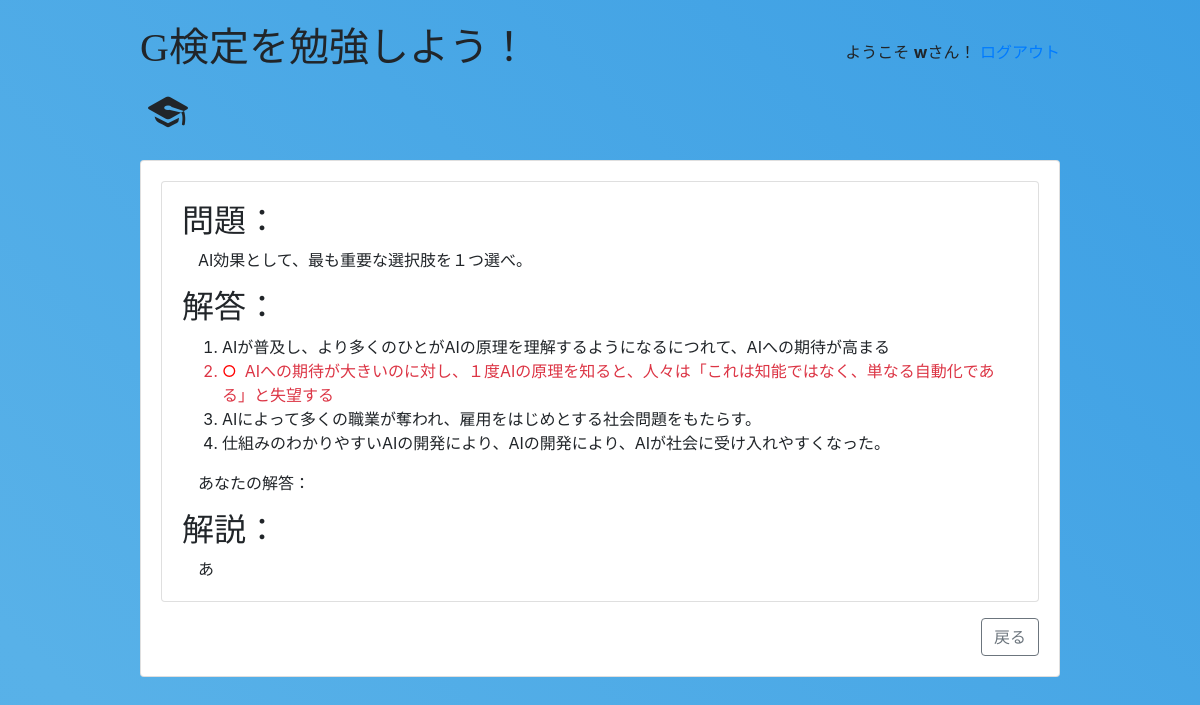
The app's page /students/quiz/1/explanation/1/ (signed in) with its own data.
### classroom/models.py (models this page shows, shortened)
class User(AbstractUser):
    is_student = models.BooleanField(default=False)
    is_teacher = models.BooleanField(default=False)

class Explanation(models.Model):
    question = models.OneToOneField(
        Question, on_delete=models.CASCADE, related_name='explanation')
    text = models.TextField()

class Question(models.Model):
    quiz = models.ForeignKey(
        Quiz, on_delete=models.CASCADE, related_name='questions')
    text = models.CharField('Question', max_length=255)

class Answer(models.Model):
    question = models.ForeignKey(
        Question, on_delete=models.CASCADE, related_name='answers')
    text = models.CharField('Answer', max_length=255)
    is_correct = models.BooleanField('Correct answer', default=False)
    def __str__(self):
        return self.text

### classroom/views/students.py (the view)
class ExplanationDetailView(StudentRequiredMixin, DetailView):
    model = Question
    context_object_name = 'explanation'
    template_name = 'classroom/students/explanations_detail.html'
    def get_object(self, queryset=None):
        question = Question.objects.get(
            pk=self.kwargs['question_pk'])
        if hasattr(question, 'explanation'):
            return question.explanation
        return None

### classroom/mixins.py (called while the page is built)
    def test_func(self):
        return self.request.user.is_authenticated and self.request.user.is_student

### classroom/templatetags/common_tags.py (called while the page is built)
@register.simple_tag
def get_latest_answer(student: Student, question: Question):
    return student.quiz_answers.filter(answer__question=question).order_by('-challenge_num').first()

### classroom/templates/classroom/students/explanations_detail.html (shortened to what this page needs)
{% extends 'base.html' %}
{% load common_tags %}
{% block content %}
  <div class="card">
    <div class="card-body">
      <div>
        <div class="mb-3">
          <h2>
            問題：
          </h2>
          <div style="margin-left: 1em;">
            {{ explanation.question.text }}
          </div>
        </div>
        <div class="mb-3">
          <h2>
            解答：
          </h2>
          <div>
            <ol>
              {% for answer in explanation.question.answers.all %}
                <li {% if answer.is_correct %}class="correct text-danger"{% endif %}>{{answer}}</li>
              {% endfor %}
            </ol>
          </div>
          <div class="mb-3" style="margin-left: 1em;">
            {% get_latest_answer request.user.student explanation.question as student_answer %}
            あなたの解答： {{ student_answer.answer.text }}
          </div>
        </div>
        <div>
          <h2>
            解説：
          </h2>
          <div class="mx-3">
            {{ explanation.text }}
          </div>
        </div>
      </div>
    </div>
  </div>
  <div>
    <a href="{% url "students:quiz_explanation" explanation.question.quiz.pk %}" class="btn btn-outline-secondary float-right mt-3" role="button" style="margin-left: auto;">戻る</a>
  </div>
{% endblock %}

### templates/base.html (shortened to what this page needs)
{% load static %}
<!doctype html>
<html lang="ja">
  <head>
    <link rel="stylesheet" href="https://maxcdn.bootstrapcdn.com/bootstrap/4.0.0/css/bootstrap.min.css">
    <link rel="stylesheet" type="text/css" href="{% static 'vendor/fontello-2f186091/css/fontello.css' %}">
    <link rel="stylesheet" type="text/css" href="{% static 'css/app.css' %}">
    {% if user.is_authenticated and user.is_teacher %}
      <link rel="stylesheet" type="text/css" href="{% static 'css/teachers.css' %}">
    {% else %}
      <link rel="stylesheet" type="text/css" href="{% static 'css/students.css' %}">
    {% endif %}
  </head>
  <body>
    <div class="container my-4">
      <div class="row justify-content-center">
        <div class="col-md-10 col-sm-12">
          <div class="row">
            <div class="col-6">
              <h1 class="logo">
                <a href="{% url 'home' %}">
                  G検定を勉強しよう！
                  {% if user.is_authenticated %}
                    {% if user.is_teacher %}
                      <span class="icon-feather" data-toggle="tooltip" data-placement="right" title="Teacher profile"></span>
                    {% else %}
                      <span class="icon-graduation-cap" data-toggle="tooltip" data-placement="right" title="Student profile"></span>
                    {% endif %}
                  {% endif %}
                </a>
              </h1>
            </div>
            <div class="col-6 text-right">
              {% if user.is_authenticated %}
                <p class="pt-3">ようこそ <strong>{{ user.username }}</strong>さん！ <a href="{% url 'logout' %}">ログアウト</a></p>
              {% else %}
                <a href="{% url 'login' %}" class="btn btn-light" role="button">ログイン</a>
                <a href="{% url 'signup' %}" class="btn btn-primary" role="button">サイン</a>
              {% endif %}
            </div>
          </div>
          <div class="card mb-3">
            <div class="card-body">
              {% block content %}
              {% endblock %}
            </div>
          </div>
        </div>
      </div>
    </div>
  </body>
</html>

### static/css/app.css (style rules this page uses)
.logo { font-family: 'Clicker Script', cursive; }
.logo a { color: #212529; text-decoration: none; }

### static/css/students.css (style rules this page uses)
body { background: linear-gradient(45deg, #42A5E2, #58B1E8, #0B7FDD, #46F1EB); background-size: 800% 800%; animation: GradientBackground 10s ease infinite; }

### classroom/templates/classroom/students/explanations_detail.html (style rules this page uses)
li.correct::before { content: "○"; color: red; margin-right: 0.5rem; }

### records on screen
User: username "w"
Explanation: question.text "AI効果として、最も重要な選択肢を１つ選べ。", text "あ"
Answer: text "AIが普及し、より多くのひとがAIの原理を理解するようになるにつれて、AIへの期待が高まる"
Answer: text "AIへの期待が大きいのに対し、１度AIの原理を知ると、人々は「これは知能ではなく、単なる自動化である」と失望する"
Answer: text "AIによって多くの職業が奪われ、雇用をはじめとする社会問題をもたらす。"
Answer: text "仕組みのわかりやすいAIの開発により、AIの開発により、AIが社会に受け入れやすくなった。"
